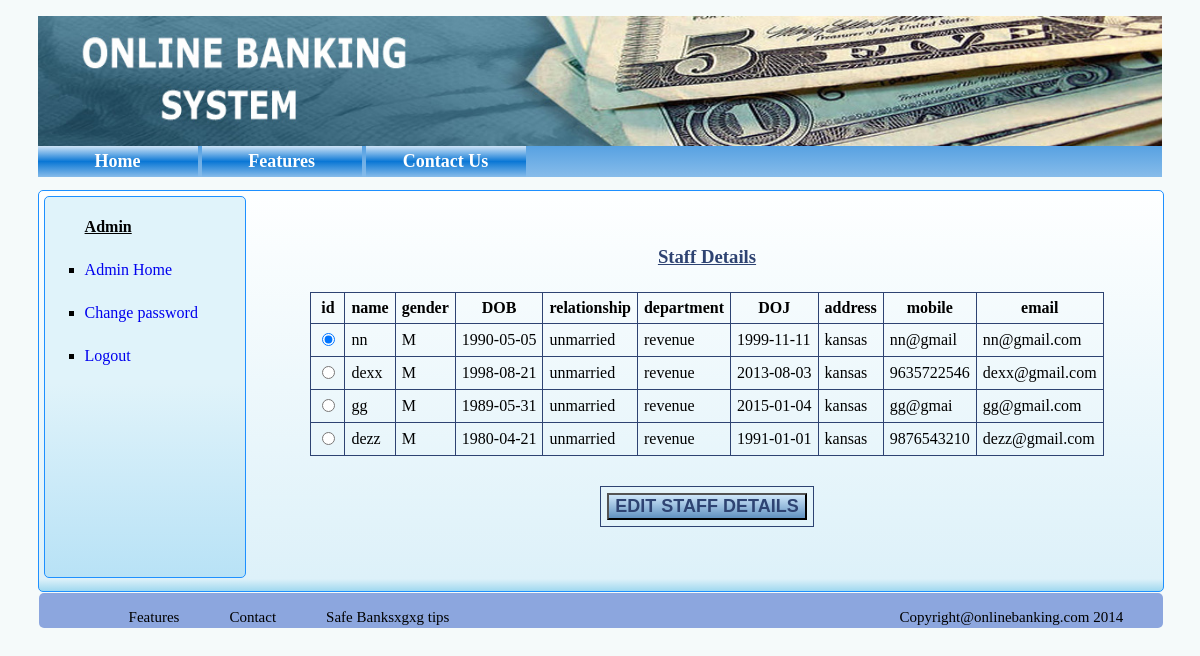
The app's page /display_staff.php (signed in) with its own data.
### tables this page shows
CREATE TABLE IF NOT EXISTS `staff` (
`id` int(5) NOT NULL,
  `name` varchar(255) NOT NULL,
  `dob` date NOT NULL,
  `relationship` varchar(255) NOT NULL,
  `department` varchar(255) NOT NULL,
  `doj` date NOT NULL,
  `address` varchar(255) NOT NULL,
  `mobile` varchar(11) NOT NULL,
  `email` varchar(255) NOT NULL,
  `pwd` varchar(32) NOT NULL,
  `gender` char(1) NOT NULL,
  `lastlogin` datetime NOT NULL
);

### display_staff.php (the view, shortened to what this page needs)
<!DOCTYPE html>
<?php
$sql="SELECT * FROM `staff`";
$result=  mysql_query($sql) or die(mysql_error());
$sql_min="SELECT MIN(id) from staff";
$result_min=  mysql_query($sql_min);
$rws_min=  mysql_fetch_array($result_min);
?>
<!DOCTYPE html>
<html>
    <head>
        <link rel="stylesheet" href="newcss.css">
    </head>
    <?php include 'header.php' ?>
    <div class="displaystaff_content">
       <?php include 'admin_navbar.php'?>
                    <div class="displaystaff">
                <form action="editstaff.php" method="POST">
                    <table align="center">
                        <caption align='center' style='color:#2E4372'><h3><u>Staff Details</u></h3></caption>
                        <th>id</th>
                        <th>name</th>
                        <th>gender</th>
                        <th>DOB</th>
                        <th>relationship</th>
                        <th>department</th>
                        <th>DOJ</th>
                        <th>address</th>
                        <th>mobile</th>
                        <th>email</th>
                        <?php
                        while($rws=  mysql_fetch_array($result)){
                            echo "<tr><td><input type='radio' name='staff_id' value=".$rws[0];
                            if($rws[0]==$rws_min[0]) echo' checked';
                            echo " /></td>";
                            echo "<td>".$rws[1]."</td>";
                            echo "<td>".$rws[10]."</td>";
                            echo "<td>".$rws[2]."</td>";
                            echo "<td>".$rws[3]."</td>";
                            echo "<td>".$rws[4]."</td>";
                            echo "<td>".$rws[5]."</td>";
                            echo "<td>".$rws[6]."</td>";
                            echo "<td>".$rws[7]."</td>";
                            echo "<td>".$rws[8]."</td>";
                            echo "</tr>";
                        }
                        ?>
                    </table>
                    <table align="center" id='button'>
                        <tr>
                            <td><input type="submit" name="submit1_id" value="EDIT STAFF DETAILS" class='addstaff_button' ></td>
                        </tr>
                    </table>
                    </form>
</div>
          <?php include 'footer.php';?>
    </body>
</html>

### newcss.css (style rules this page uses)
body { background-color:#F9F6F4; background-color:#F5FAFA; font-family:verdana; }
.left_panel p,h3 { padding:6px; }
.right_panel p,h3 { padding:6px; }
.addstaff_button { background: linear-gradient(to bottom, rgba(207,231,250,1) 0%,rgba(99,147,193,1) 98%,rgba(99,147,193,1) 100%); font-size:18px; color:#2E4372; font-weight: bold; cursor:pointer; }
.displaystaff_content { height:400px; width:100%; border:1px solid dodgerblue; border-radius:5px; background: linear-gradient(to bottom, rgba(254,255,255,1) 0%,rgba(221,241,249,1) 97%,rgba(160,216,239,1) 100%); }
.displaystaff_content table { margin-top:30px; }

### display_staff.php (style rules this page uses)
.displaystaff_content table,th,td { padding:6px; border: 1px solid #2E4372; border-collapse: collapse; }
#button { border:none; }

### records on screen
staff: staff_id "☑", name "nn", gender "M", dob "1990-05-05", relationship "unmarried", department "revenue", doj "1999-11-11", address "kansas", mobile "nn@gmail", email "nn@gmail.com"
staff: name "dexx", gender "M", dob "1998-08-21", relationship "unmarried", department "revenue", doj "2013-08-03", address "kansas", mobile "9635722546", email "dexx@gmail.com"
staff: name "gg", gender "M", dob "1989-05-31", relationship "unmarried", department "revenue", doj "2015-01-04", address "kansas", mobile "gg@gmai", email "gg@gmail.com"
staff: name "dezz", gender "M", dob "1980-04-21", relationship "unmarried", department "revenue", doj "1991-01-01", address "kansas", mobile "9876543210", email "dezz@gmail.com"
